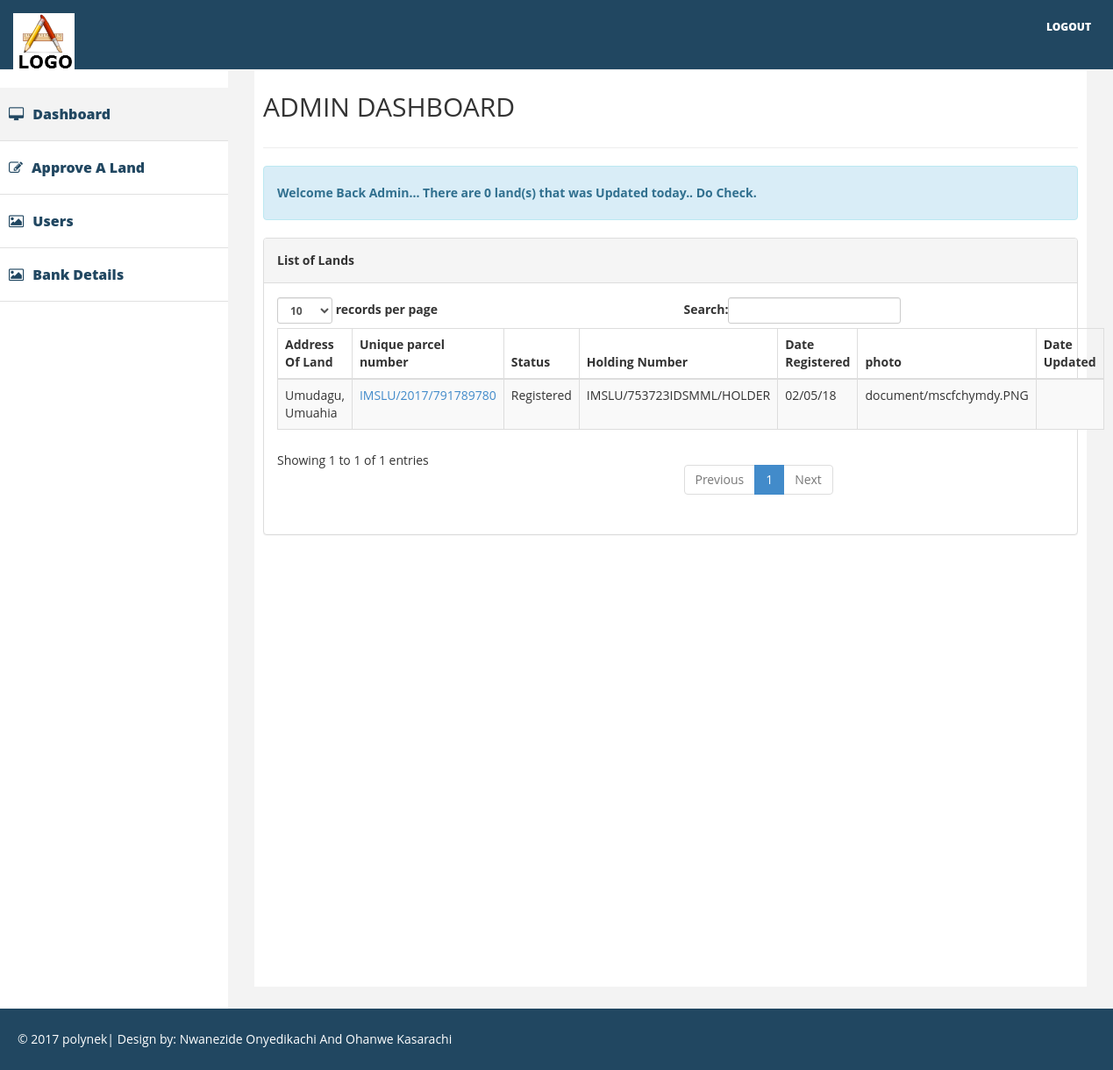
Screenshot of /admin/dashboard.php (signed in) with the database file from the repository.
### tables this page shows
CREATE TABLE `regland` (
  `id` int(11) NOT NULL,
  `address_of_land` text NOT NULL,
  `lga` text NOT NULL,
  `acquisition_year` varchar(10) NOT NULL,
  `survey_date` varchar(50) NOT NULL,
  `holding_type` text NOT NULL,
  `current_land_use` text NOT NULL,
  `userid` varchar(200) NOT NULL,
  `certificate_number` varchar(500) NOT NULL,
  `holding_number` varchar(500) NOT NULL,
  `soil_fertility` text NOT NULL,
  `other_evidence` text NOT NULL,
  `encumbrance` text NOT NULL,
  `orthograph_num` varchar(20) NOT NULL,
  `upn` varchar(500) NOT NULL,
  `date_registered` varchar(50) NOT NULL,
  `status` text NOT NULL,
  `gps_coordinates` varchar(100) NOT NULL,
  `soldby` text NOT NULL,
  `note` text NOT NULL,
  `photo` text NOT NULL,
  `username` text NOT NULL,
  `date_updated` varchar(50) NOT NULL
);

CREATE TABLE `documentation` (
  `id` int(11) NOT NULL,
  `upn` varchar(500) NOT NULL,
  `img1` varchar(5000) NOT NULL,
  `img` varchar(500) NOT NULL,
  `userid` varchar(300) NOT NULL,
  `what_action` varchar(20) NOT NULL,
  `date_uploaded` varchar(20) NOT NULL
);

### admin/dashboard.php (the view, shortened to what this page needs)
<?php
include"connect.php";
?>
<!DOCTYPE html>
<html>
<head>
    <link href="assets/css/bootstrap.css" rel="stylesheet" />
    <link href="assets/css/font-awesome.css" rel="stylesheet" />
    <link href="assets/css/custom.css" rel="stylesheet" />
</head>
<body>
    <div id="wrapper">
         <div class="navbar navbar-inverse navbar-fixed-top">
            <div class="adjust-nav">
                <div class="navbar-header">
                    <a class="navbar-brand" href="#">
                        <img src="assets/img/logo.png" />
                    </a>
                </div>
                <span class="logout-spn" >
                  <a href="logout.php" style="color:#fff;font-size:12px">LOGOUT</a>
                </span>
            </div>
        </div>
        <nav class="navbar-default navbar-side" role="navigation">
            <div class="sidebar-collapse">
                <ul class="nav" id="main-menu">
                    <li class="active-link">
                        <a href="dashboard.php" ><i class="fa fa-desktop "></i>Dashboard </a>
                    </li>
                    <li>
                        <a href="approve.php"><i class="fa fa-edit "></i>Approve A Land</a>
                    </li>
                    <li>
                        <a href="users.php"><i class="fa fa-image "></i>Users</a>
                    </li>
					<li>
                        <a href="bankdetails.php"><i class="fa fa-image "></i>Bank Details</a>
                    </li>
                </ul>
                            </div>
        </nav>
		 <div id="page-wrapper" >
            <div id="page-inner">
                <div class="row">
                    <div class="col-lg-12">
                     <h2>ADMIN DASHBOARD</h2>
                    </div>
                </div>
                  <hr />
                <div class="row">
                    <div class="col-lg-12 ">
                        <div class="alert alert-info">
                             <strong>Welcome Back Admin... There are
							 									<?php
																$date=date('d/m/y');
	$mysqli1="select * from regland where date_updated='$date' AND status='pending' ";
	$myquery1=mysqli_query($con,$mysqli1) or die(mysqli_error());
		$count=mysqli_num_rows($myquery1);
		echo $count;
?> land(s) that was Updated today.. Do Check.
							 </strong>
                        </div>
                    </div>
                    </div>
					<div class="row">
                    <div class="col-lg-12 ">
						<div class="panel panel-default">
                        <div class="panel-heading">
                             <strong>List of Lands</strong>
                        </div>
                        <div class="panel-body">
                            <div class="table-responsive">
                                <table class="table table-striped table-bordered table-hover" id="dataTables-example">
                                    <thead>
                                        <tr>
										<th>Address Of Land</th>
                                            <th>Unique parcel number</th>
                                            <th>Status</th>
                                            <th>Holding Number</th>
											<th>Date Registered</th>
											<th>photo</th>
											<th>Date Updated</th>
                                        </tr>
                                    </thead>
                                    <tbody>
									<?php
	$mysqli1="select * from regland INNER JOIN documentation ON regland.upn = documentation.upn";
	$myquery1=mysqli_query($con,$mysqli1) or die(mysqli_error($con));
		while($row2 = mysqli_fetch_object($myquery1)){
?>
                                        <tr class="">
										 <td><?php echo @$row2->address_of_land;   ?></td>
                                            <td><a href="fulldetails.php?upn=<?php echo @$row2->upn; ?>"><?php echo @$row2->upn;   ?></a></td>
                                            <td><?php echo @$row2->status;   ?></td>
                                            <td><?php echo @$row2->holding_number;   ?></td>
											<td><?php echo @$row2->date_registered;   ?></td>
											<td><?php echo @$row2->img;   ?></td>
											<td><?php echo @$row2->date_updated;   ?></td>
		</tr> <?php  }  ?>
                                    </tbody>
                                </table>
                            </div>
                        </div>
                    </div>
                    </div>
                    </div>
		</div>
		</div></div>
		    <div class="footer">
            <div class="row">
                <div class="col-lg-12" >
                    &copy;  2017 polynek| Design by: <a href="" style="color:#fff;" target="_blank">Nwanezide Onyedikachi And Ohanwe Kasarachi</a>
                </div>
            </div>
        </div>
</body>
</html>

### admin/assets/css/custom.css (style rules this page uses)
body { font-family: 'Open Sans', sans-serif; line-height:30px; }
#wrapper { width: 100%; margin-top:50px; }
#page-wrapper { padding: 15px 15px; min-height: 600px; background:#F3F3F3; }
#page-inner { width:100%; margin:10px 20px 10px 0px; background-color:#fff!important; padding:10px; min-height:1050px; }
.sidebar-collapse .nav { padding:0; padding-top:50px; }
.sidebar-collapse > .nav > li > a { padding:15px 10px; color: #214761; font-weight: 900; font-size: 16px; }
.sidebar-collapse > .nav > li { border-bottom:1px solid #e1e1e1; }
.navbar-side { border:none; background-color: #fff; }
.navbar-inverse { background-color: #214761; border-color: #F0F0F0; min-height: 80px; }
.nav > li > a > i { margin-right:10px; }
.logout-spn { float:right; color:#fff; font-size:25px; font-weight:800; margin:20px; margin: 10px 25px 10px 50px; }
.logout-spn a { text-decoration:none; }
.active-link { background-color:#f3f3f3; }
.footer { background-color:#214761; width:100%; color:#fff; padding:20px 50px 20px 50px; padding-left:20px; }
@media (min-width:768px) { #page-wrapper { margin: 0 0 0 260px; padding: 15px 30px; min-height: 1050px; } }
@media (min-width:768px) { .navbar-side { z-index: 1; position: absolute; width: 260px; } }

### rows the page displays
regland: address_of_land "Umudagu, Umuahia", documentation.upn "IMSLU/2017/791789780", status "Registered", holding_number "IMSLU/753723IDSMML/HOLDER", date_registered "02/05/18", documentation.img "document/mscfchymdy.PNG"

### other values shown
$count "0"
